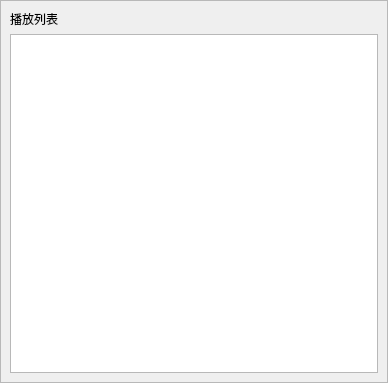
<?xml version="1.0" encoding="UTF-8"?>
<ui version="4.0">
 <class>SlideAnimationWidget</class>
 <widget class="QWidget" name="SlideAnimationWidget">
  <property name="geometry">
   <rect>
    <x>0</x>
    <y>0</y>
    <width>388</width>
    <height>383</height>
   </rect>
  </property>
  <property name="windowTitle">
   <string>Form</string>
  </property>
  <property name="styleSheet">
   <string notr="true"/>
  </property>
  <layout class="QHBoxLayout" name="horizontalLayout_8">
   <property name="spacing">
    <number>0</number>
   </property>
   <property name="leftMargin">
    <number>0</number>
   </property>
   <property name="topMargin">
    <number>0</number>
   </property>
   <property name="rightMargin">
    <number>0</number>
   </property>
   <property name="bottomMargin">
    <number>0</number>
   </property>
   <item>
    <widget class="QFrame" name="frame">
     <property name="styleSheet">
      <string notr="true"/>
     </property>
     <property name="frameShape">
      <enum>QFrame::StyledPanel</enum>
     </property>
     <property name="frameShadow">
      <enum>QFrame::Raised</enum>
     </property>
     <layout class="QVBoxLayout" name="verticalLayout">
      <property name="spacing">
       <number>0</number>
      </property>
      <property name="leftMargin">
       <number>0</number>
      </property>
      <property name="topMargin">
       <number>0</number>
      </property>
      <property name="rightMargin">
       <number>0</number>
      </property>
      <property name="bottomMargin">
       <number>0</number>
      </property>
      <item>
       <widget class="QStackedWidget" name="stackedWidget">
        <property name="currentIndex">
         <number>1</number>
        </property>
        <widget class="QWidget" name="labelWidget">
         <layout class="QHBoxLayout" name="horizontalLayout">
          <property name="spacing">
           <number>0</number>
          </property>
          <property name="leftMargin">
           <number>0</number>
          </property>
          <property name="topMargin">
           <number>0</number>
          </property>
          <property name="rightMargin">
           <number>0</number>
          </property>
          <property name="bottomMargin">
           <number>0</number>
          </property>
          <item>
           <widget class="QLabel" name="label">
            <property name="minimumSize">
             <size>
              <width>20</width>
              <height>20</height>
             </size>
            </property>
            <property name="maximumSize">
             <size>
              <width>20</width>
              <height>20</height>
             </size>
            </property>
            <property name="text">
             <string/>
            </property>
           </widget>
          </item>
          <item>
           <spacer name="horizontalSpacer">
            <property name="orientation">
             <enum>Qt::Horizontal</enum>
            </property>
            <property name="sizeHint" stdset="0">
             <size>
              <width>40</width>
              <height>20</height>
             </size>
            </property>
           </spacer>
          </item>
         </layout>
        </widget>
        <widget class="QWidget" name="controlWidget">
         <layout class="QVBoxLayout" name="verticalLayout_3">
          <item>
           <widget class="QLabel" name="label_2">
            <property name="styleSheet">
             <string notr="true"/>
            </property>
            <property name="text">
             <string>播放列表</string>
            </property>
           </widget>
          </item>
          <item>
           <widget class="QListView" name="listView">
            <property name="styleSheet">
             <string notr="true">background-color: transparent;
color: rgb(255, 255, 255);
QListView::item:selected 
{
	border: 1px solid #6a6ea9;
}
QListView::item:alternate 
{
	background: #EEEEEE;
}
</string>
            </property>
           </widget>
          </item>
         </layout>
        </widget>
       </widget>
      </item>
     </layout>
    </widget>
   </item>
  </layout>
 </widget>
 <resources/>
 <connections/>
</ui>
